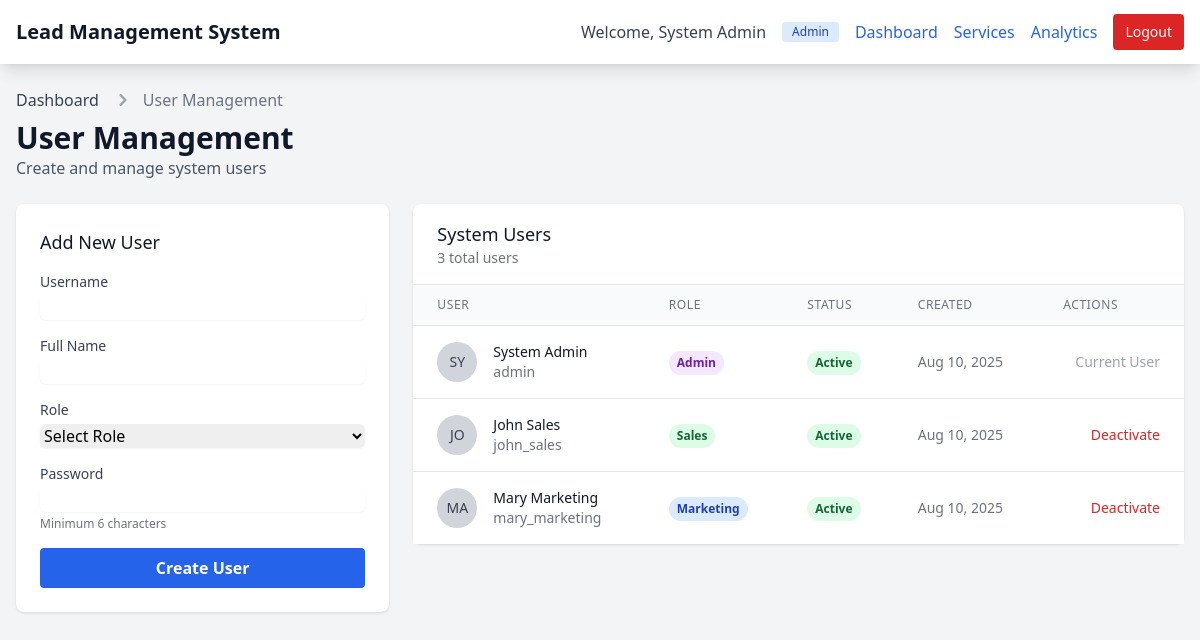
/users.php (signed in), run on the app's committed database.
### tables this page shows
CREATE TABLE IF NOT EXISTS users (
    id INT PRIMARY KEY AUTO_INCREMENT,
    username VARCHAR(50) UNIQUE NOT NULL,
    password VARCHAR(255) NOT NULL,
    full_name VARCHAR(100),
    role ENUM('admin', 'sales', 'marketing') NOT NULL,
    is_active TINYINT(1) DEFAULT 1,
    created_at TIMESTAMP DEFAULT CURRENT_TIMESTAMP
);

### includes/auth.php (called while the page is built, shortened)
<?php
require_once 'connect.php';
function is_logged_in() {
    return isset($_SESSION['user_id']) && !empty($_SESSION['user_id']);
}
function get_logged_in_user() {
    $query = "SELECT id, username, full_name, role FROM users WHERE id = ?";
    return get_row($query, [$_SESSION['user_id']], 'i');
}
?>

### includes/connect.php (called while the page is built, shortened)
<?php
$conn = null;
try {
    $conn = new mysqli(DB_HOST, DB_USER, DB_PASS, DB_NAME);
} catch (Exception $e) {
    error_log("Database connection exception: " . $e->getMessage());
    die("Database configuration error. Please contact administrator.");
}
function execute_query($query, $params = [], $types = '') {
    global $conn;
    try {
        if (empty($params)) {
            $result = $conn->query($query);
            return $result;
        }
        $stmt = $conn->prepare($query);
        if (!empty($params)) {
            if (!$stmt->bind_param($types, ...$params)) {
                error_log("Bind param failed: " . $stmt->error);
                $stmt->close();
                throw new Exception("Parameter binding failed");
            }
        }
        if (!$stmt->execute()) {
            error_log("Execute failed: " . $stmt->error . " | Query: " . $query);
            $stmt->close();
            throw new Exception("Query execution failed");
        }
        $result = $stmt->get_result();
        return $result;
    } catch (Exception $e) {
        error_log("Database operation error: " . $e->getMessage());
        throw $e;
    }
}
function get_row($query, $params = [], $types = '') {
    try {
        $result = execute_query($query, $params, $types);
        $row = $result->fetch_assoc();
        return $row;
    } catch (Exception $e) {
        error_log("get_row error: " . $e->getMessage());
        return null;
    }
}
function get_all($query, $params = [], $types = '') {
    try {
        $result = execute_query($query, $params, $types);
        $rows = [];
        while ($row = $result->fetch_assoc()) {
            $rows[] = $row;
        }
        return $rows;
    } catch (Exception $e) {
        error_log("get_all error: " . $e->getMessage());
        return [];
    }
}
?>

### includes/functions.php (called while the page is built, shortened)
<?php
require_once 'connect.php';
function sanitize_output($string) {
    return htmlspecialchars($string, ENT_QUOTES, 'UTF-8');
}
function format_date($date) {
    return date('M j, Y', strtotime($date));
}
?>

### users.php (the view, shortened to what this page needs)
<?php
require_once 'includes/auth.php';
require_once 'includes/functions.php';
$current_user = get_logged_in_user();
$users = get_all("SELECT id, username, full_name, role, is_active, created_at FROM users ORDER BY created_at DESC");
?>
<!DOCTYPE html>
<html lang="en">
<head>
    <script src="https://cdn.tailwindcss.com"></script>
</head>
<body class="bg-gray-100 min-h-screen">
    <nav class="bg-white shadow-lg">
        <div class="max-w-7xl mx-auto px-4">
            <div class="flex justify-between h-16">
                <div class="flex items-center">
                    <a href="index.php" class="text-xl font-bold text-gray-900">Lead Management System</a>
                </div>
                <div class="flex items-center space-x-4">
                    <span class="text-gray-700">Welcome, <?php echo sanitize_output($current_user['full_name']); ?></span>
                    <span class="bg-blue-100 text-blue-800 text-xs font-medium px-2.5 py-0.5 rounded">
                        <?php echo ucfirst($current_user['role']); ?>
                    </span>
                    <a href="index.php" class="text-blue-600 hover:text-blue-800">Dashboard</a>
                    <a href="services.php" class="text-blue-600 hover:text-blue-800">Services</a>
                    <a href="analytics.php" class="text-blue-600 hover:text-blue-800">Analytics</a>
                    <a href="logout.php" class="bg-red-600 hover:bg-red-700 text-white px-3 py-2 rounded text-sm">
                        Logout
                    </a>
                </div>
            </div>
        </div>
    </nav>
    <div class="max-w-7xl mx-auto py-6 px-4">
        <div class="mb-6">
            <nav class="flex" aria-label="Breadcrumb">
                <ol class="inline-flex items-center space-x-1 md:space-x-3">
                    <li class="inline-flex items-center">
                        <a href="index.php" class="text-gray-700 hover:text-gray-900">Dashboard</a>
                    </li>
                    <li>
                        <div class="flex items-center">
                            <svg class="w-6 h-6 text-gray-400" fill="currentColor" viewBox="0 0 20 20" xmlns="http://www.w3.org/2000/svg">
                                <path fill-rule="evenodd" d="M7.293 14.707a1 1 0 010-1.414L10.586 10 7.293 6.707a1 1 0 011.414-1.414l4 4a1 1 0 010 1.414l-4 4a1 1 0 01-1.414 0z" clip-rule="evenodd"></path>
                            </svg>
                            <span class="text-gray-500 ml-1 md:ml-2">User Management</span>
                        </div>
                    </li>
                </ol>
            </nav>
            <h1 class="text-3xl font-bold text-gray-900 mt-2">User Management</h1>
            <p class="text-gray-600">Create and manage system users</p>
        </div>
        <div class="grid grid-cols-1 lg:grid-cols-3 gap-6">
            <div class="lg:col-span-1">
                <div class="bg-white shadow rounded-lg p-6">
                    <h3 class="text-lg font-medium text-gray-900 mb-4">Add New User</h3>
                    <form method="POST" action="">
                        <div class="space-y-4">
                            <div>
                                <label for="username" class="block text-sm font-medium text-gray-700">Username</label>
                                <input
                                    type="text"
                                    id="username"
                                    name="username"
                                    value="<?php echo isset($_POST['username']) ? sanitize_output($_POST['username']) : ''; ?>"
                                    class="mt-1 block w-full border-gray-300 rounded-md shadow-sm focus:ring-blue-500 focus:border-blue-500"
                                    required
                                >
                            </div>
                            <div>
                                <label for="full_name" class="block text-sm font-medium text-gray-700">Full Name</label>
                                <input
                                    type="text"
                                    id="full_name"
                                    name="full_name"
                                    value="<?php echo isset($_POST['full_name']) ? sanitize_output($_POST['full_name']) : ''; ?>"
                                    class="mt-1 block w-full border-gray-300 rounded-md shadow-sm focus:ring-blue-500 focus:border-blue-500"
                                    required
                                >
                            </div>
                            <div>
                                <label for="role" class="block text-sm font-medium text-gray-700">Role</label>
                                <select
                                    id="role"
                                    name="role"
                                    class="mt-1 block w-full border-gray-300 rounded-md shadow-sm focus:ring-blue-500 focus:border-blue-500"
                                    required
                                >
                                    <option value="">Select Role</option>
                                </select>
                            </div>
                            <div>
                                <label for="password" class="block text-sm font-medium text-gray-700">Password</label>
                                <input
                                    type="password"
                                    id="password"
                                    name="password"
                                    class="mt-1 block w-full border-gray-300 rounded-md shadow-sm focus:ring-blue-500 focus:border-blue-500"
                                    required
                                    minlength="6"
                                >
                                <p class="text-xs text-gray-500 mt-1">Minimum 6 characters</p>
                            </div>
                            <button
                                type="submit"
                                name="add_user"
                                class="w-full bg-blue-600 hover:bg-blue-700 text-white font-bold py-2 px-4 rounded focus:outline-none focus:shadow-outline"
                            >
                                Create User
                            </button>
                        </div>
                    </form>
                </div>
            </div>
            <div class="lg:col-span-2">
                <div class="bg-white shadow rounded-lg">
                    <div class="px-6 py-4 border-b border-gray-200">
                        <h3 class="text-lg font-medium text-gray-900">System Users</h3>
                        <p class="text-sm text-gray-500"><?php echo count($users); ?> total users</p>
                    </div>
                    <div class="overflow-x-auto">
                        <table class="min-w-full divide-y divide-gray-200">
                            <thead class="bg-gray-50">
                                <tr>
                                    <th class="px-6 py-3 text-left text-xs font-medium text-gray-500 uppercase tracking-wider">User</th>
                                    <th class="px-6 py-3 text-left text-xs font-medium text-gray-500 uppercase tracking-wider">Role</th>
                                    <th class="px-6 py-3 text-left text-xs font-medium text-gray-500 uppercase tracking-wider">Status</th>
                                    <th class="px-6 py-3 text-left text-xs font-medium text-gray-500 uppercase tracking-wider">Created</th>
                                    <th class="px-6 py-3 text-left text-xs font-medium text-gray-500 uppercase tracking-wider">Actions</th>
                                </tr>
                            </thead>
                            <tbody class="bg-white divide-y divide-gray-200">
                                <?php foreach ($users as $user): ?>
                                    <tr class="hover:bg-gray-50">
                                        <td class="px-6 py-4 whitespace-nowrap">
                                            <div class="flex items-center">
                                                <div class="flex-shrink-0 h-10 w-10">
                                                    <div class="h-10 w-10 rounded-full bg-gray-300 flex items-center justify-center">
                                                        <span class="text-sm font-medium text-gray-700">
                                                            <?php echo strtoupper(substr($user['full_name'], 0, 2)); ?>
                                                        </span>
                                                    </div>
                                                </div>
                                                <div class="ml-4">
                                                    <div class="text-sm font-medium text-gray-900">
                                                        <?php echo sanitize_output($user['full_name']); ?>
                                                    </div>
                                                    <div class="text-sm text-gray-500">
                                                        <?php echo sanitize_output($user['username']); ?>
                                                    </div>
                                                </div>
                                            </div>
                                        </td>
                                        <td class="px-6 py-4 whitespace-nowrap">
                                            <span class="inline-flex px-2 py-1 text-xs font-semibold rounded-full
                                                <?php echo $user['role'] === 'admin' ? 'bg-purple-100 text-purple-800' :
                                                          ($user['role'] === 'sales' ? 'bg-green-100 text-green-800' : 'bg-blue-100 text-blue-800'); ?>">
                                                <?php echo ucfirst($user['role']); ?>
                                            </span>
                                        </td>
                                        <td class="px-6 py-4 whitespace-nowrap">
                                            <span class="inline-flex px-2 py-1 text-xs font-semibold rounded-full
                                                <?php echo $user['is_active'] ? 'bg-green-100 text-green-800' : 'bg-red-100 text-red-800'; ?>">
                                                <?php echo $user['is_active'] ? 'Active' : 'Inactive'; ?>
                                            </span>
                                        </td>
                                        <td class="px-6 py-4 whitespace-nowrap text-sm text-gray-500">
                                            <?php echo format_date($user['created_at']); ?>
                                        </td>
                                        <td class="px-6 py-4 whitespace-nowrap text-right text-sm font-medium">
                                            <?php if ($user['id'] != $current_user['id']): ?>
                                                <form method="POST" class="inline">
                                                    <button type="submit" name="toggle_status"
                                                            class="<?php echo $user['is_active'] ? 'text-red-600 hover:text-red-900' : 'text-green-600 hover:text-green-900'; ?>">
                                                        <?php echo $user['is_active'] ? 'Deactivate' : 'Activate'; ?>
                                                    </button>
                                                </form>
                                            <?php else: ?>
                                                <span class="text-gray-400">Current User</span>
                                            <?php endif; ?>
                                        </td>
                                    </tr>
                                <?php endforeach; ?>
                            </tbody>
                        </table>
                    </div>
                </div>
            </div>
        </div>
    </div>
</body>
</html>

### data on the page
users: full_name "System Admin", role "Admin", full_name "SY", username "admin", is_active "Active", created_at "Aug 10, 2025", shows "Current User"
users: full_name "JO", full_name "John Sales", username "john_sales", role "Sales", is_active "Active", created_at "Aug 10, 2025"
users: full_name "MA", full_name "Mary Marketing", username "mary_marketing", role "Marketing", is_active "Active", created_at "Aug 10, 2025"

### other printed values
count($users) "3"
